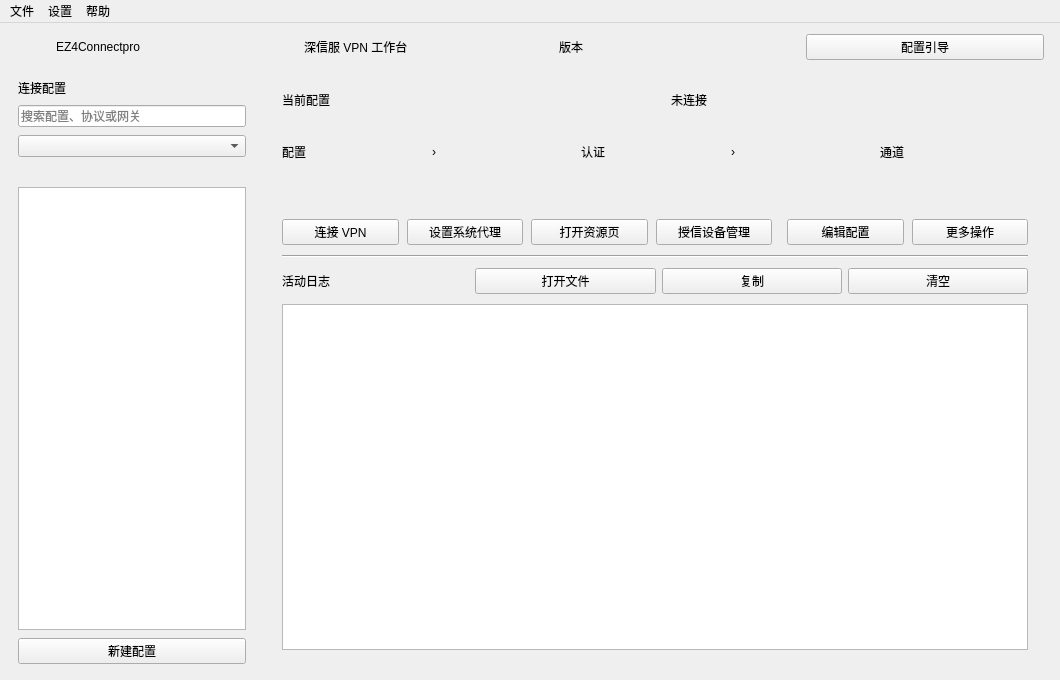
<?xml version="1.0" encoding="UTF-8"?>
<ui version="4.0">
 <class>MainWindow</class>
 <widget class="QMainWindow" name="MainWindow">
  <property name="geometry">
   <rect>
    <x>0</x>
    <y>0</y>
    <width>1060</width>
    <height>680</height>
   </rect>
  </property>
  <property name="minimumSize">
   <size>
    <width>960</width>
    <height>530</height>
   </size>
  </property>
  <property name="windowTitle">
   <string>主界面 - EZ4Connectpro</string>
  </property>
  <widget class="QWidget" name="centralWidget">
   <layout class="QVBoxLayout" name="pageLayout" stretch="0,1">
    <property name="spacing">
     <number>0</number>
    </property>
    <property name="leftMargin">
     <number>12</number>
    </property>
    <property name="topMargin">
     <number>0</number>
    </property>
    <property name="rightMargin">
     <number>8</number>
    </property>
    <property name="bottomMargin">
     <number>8</number>
    </property>
    <item>
     <widget class="QWidget" name="workspaceHeader">
      <property name="minimumSize">
       <size>
        <width>0</width>
        <height>48</height>
       </size>
      </property>
      <layout class="QHBoxLayout" name="headerLayout">
       <property name="spacing">
        <number>10</number>
       </property>
       <property name="leftMargin">
        <number>6</number>
       </property>
       <property name="topMargin">
        <number>0</number>
       </property>
       <property name="rightMargin">
        <number>8</number>
       </property>
       <property name="bottomMargin">
        <number>0</number>
       </property>
       <item>
        <widget class="QLabel" name="applicationIconLabel">
         <property name="minimumSize">
          <size>
           <width>28</width>
           <height>28</height>
          </size>
         </property>
         <property name="maximumSize">
          <size>
           <width>28</width>
           <height>28</height>
          </size>
         </property>
         <property name="pixmap">
          <pixmap resource="../../resource.qrc">:/resource/icon.png</pixmap>
         </property>
         <property name="scaledContents">
          <bool>true</bool>
         </property>
        </widget>
       </item>
       <item>
        <widget class="QLabel" name="applicationNameLabel">
         <property name="text">
          <string>EZ4Connectpro</string>
         </property>
         <property name="textFormat">
          <enum>Qt::PlainText</enum>
         </property>
        </widget>
       </item>
       <item>
        <widget class="QLabel" name="applicationSubtitleLabel">
         <property name="text">
          <string>深信服 VPN 工作台</string>
         </property>
         <property name="textFormat">
          <enum>Qt::PlainText</enum>
         </property>
        </widget>
       </item>
       <item>
        <spacer name="headerSpace">
         <property name="orientation">
          <enum>Qt::Horizontal</enum>
         </property>
        </spacer>
       </item>
       <item>
        <widget class="QLabel" name="versionLabel">
         <property name="text">
          <string>版本</string>
         </property>
         <property name="textFormat">
          <enum>Qt::PlainText</enum>
         </property>
        </widget>
       </item>
       <item>
        <widget class="QPushButton" name="guidePushButton">
         <property name="text">
          <string>配置引导</string>
         </property>
        </widget>
       </item>
      </layout>
     </widget>
    </item>
    <item>
     <layout class="QHBoxLayout" name="workspaceLayout" stretch="0,1">
      <property name="spacing">
       <number>2</number>
      </property>
      <property name="leftMargin">
       <number>0</number>
      </property>
      <property name="topMargin">
       <number>0</number>
      </property>
      <property name="rightMargin">
       <number>0</number>
      </property>
      <property name="bottomMargin">
       <number>0</number>
      </property>
      <item>
       <widget class="QWidget" name="profileSidebar">
        <property name="minimumSize">
         <size>
          <width>212</width>
          <height>0</height>
         </size>
        </property>
        <property name="maximumSize">
         <size>
          <width>244</width>
          <height>16777215</height>
         </size>
        </property>
        <layout class="QVBoxLayout" name="profileSidebarLayout" stretch="0,0,0,0,1,0">
         <property name="spacing">
          <number>8</number>
         </property>
         <property name="leftMargin">
          <number>6</number>
         </property>
         <property name="topMargin">
          <number>8</number>
         </property>
         <property name="rightMargin">
          <number>10</number>
         </property>
         <property name="bottomMargin">
          <number>8</number>
         </property>
         <item>
          <widget class="QLabel" name="profileSectionLabel">
           <property name="text">
            <string>连接配置</string>
           </property>
           <property name="textFormat">
            <enum>Qt::PlainText</enum>
           </property>
          </widget>
         </item>
         <item>
          <widget class="QLineEdit" name="profileSearch">
           <property name="placeholderText">
            <string>搜索配置、协议或网关</string>
           </property>
           <property name="accessibleName">
            <string>搜索连接配置</string>
           </property>
           <property name="clearButtonEnabled">
            <bool>true</bool>
           </property>
          </widget>
         </item>
         <item>
          <widget class="QComboBox" name="protocolFilter">
           <property name="accessibleName">
            <string>按协议筛选</string>
           </property>
          </widget>
         </item>
         <item>
          <widget class="QLabel" name="profileFilterHint">
           <property name="text">
            <string/>
           </property>
           <property name="textFormat">
            <enum>Qt::PlainText</enum>
           </property>
          </widget>
         </item>
         <item>
          <widget class="QListWidget" name="profileList">
           <property name="accessibleName">
            <string>连接配置列表</string>
           </property>
           <property name="uniformItemSizes">
            <bool>true</bool>
           </property>
           <property name="horizontalScrollBarPolicy">
            <enum>Qt::ScrollBarAlwaysOff</enum>
           </property>
          </widget>
         </item>
         <item>
          <widget class="QPushButton" name="newProfilePushButton">
           <property name="text">
            <string>新建配置</string>
           </property>
          </widget>
         </item>
        </layout>
       </widget>
      </item>
      <item>
       <widget class="QFrame" name="controlPanel">
        <layout class="QVBoxLayout" name="controlLayout" stretch="0,0,0,0,0,0,0,0,0,1">
         <property name="spacing">
          <number>10</number>
         </property>
         <property name="leftMargin">
          <number>24</number>
         </property>
         <property name="topMargin">
          <number>20</number>
         </property>
         <property name="rightMargin">
          <number>24</number>
         </property>
         <property name="bottomMargin">
          <number>22</number>
         </property>
         <item>
          <layout class="QHBoxLayout" name="connectionHeading">
           <property name="spacing">
            <number>8</number>
           </property>
           <property name="leftMargin">
            <number>0</number>
           </property>
           <property name="topMargin">
            <number>0</number>
           </property>
           <property name="rightMargin">
            <number>0</number>
           </property>
           <property name="bottomMargin">
            <number>0</number>
           </property>
           <item>
            <widget class="QLabel" name="profileNameLabel">
             <property name="text">
              <string>当前配置</string>
             </property>
             <property name="textFormat">
              <enum>Qt::PlainText</enum>
             </property>
            </widget>
           </item>
           <item>
            <spacer name="connectionTitleSpace">
             <property name="orientation">
              <enum>Qt::Horizontal</enum>
             </property>
            </spacer>
           </item>
           <item>
            <widget class="QLabel" name="statusIndicator">
             <property name="minimumSize">
              <size>
               <width>8</width>
               <height>8</height>
              </size>
             </property>
             <property name="maximumSize">
              <size>
               <width>8</width>
               <height>8</height>
              </size>
             </property>
            </widget>
           </item>
           <item>
            <widget class="QLabel" name="statusTitleLabel">
             <property name="text">
              <string>未连接</string>
             </property>
             <property name="textFormat">
              <enum>Qt::PlainText</enum>
             </property>
            </widget>
           </item>
          </layout>
         </item>
         <item>
          <widget class="QLabel" name="profileDetailLabel">
           <property name="text">
            <string/>
           </property>
           <property name="textFormat">
            <enum>Qt::PlainText</enum>
           </property>
           <property name="wordWrap">
            <bool>true</bool>
           </property>
          </widget>
         </item>
         <item>
          <layout class="QHBoxLayout" name="routeLayout">
           <property name="spacing">
            <number>9</number>
           </property>
           <property name="leftMargin">
            <number>0</number>
           </property>
           <property name="topMargin">
            <number>0</number>
           </property>
           <property name="rightMargin">
            <number>0</number>
           </property>
           <property name="bottomMargin">
            <number>0</number>
           </property>
           <item>
            <widget class="QLabel" name="routeProfileLabel">
             <property name="text">
              <string>配置</string>
             </property>
             <property name="textFormat">
              <enum>Qt::PlainText</enum>
             </property>
            </widget>
           </item>
           <item>
            <widget class="QLabel" name="routeSeparatorOne">
             <property name="text">
              <string>›</string>
             </property>
             <property name="textFormat">
              <enum>Qt::PlainText</enum>
             </property>
            </widget>
           </item>
           <item>
            <widget class="QLabel" name="routeAuthLabel">
             <property name="text">
              <string>认证</string>
             </property>
             <property name="textFormat">
              <enum>Qt::PlainText</enum>
             </property>
            </widget>
           </item>
           <item>
            <widget class="QLabel" name="routeSeparatorTwo">
             <property name="text">
              <string>›</string>
             </property>
             <property name="textFormat">
              <enum>Qt::PlainText</enum>
             </property>
            </widget>
           </item>
           <item>
            <widget class="QLabel" name="routeTunnelLabel">
             <property name="text">
              <string>通道</string>
             </property>
             <property name="textFormat">
              <enum>Qt::PlainText</enum>
             </property>
            </widget>
           </item>
           <item>
            <spacer name="routeSpace">
             <property name="orientation">
              <enum>Qt::Horizontal</enum>
             </property>
            </spacer>
           </item>
          </layout>
         </item>
         <item>
          <widget class="QLabel" name="endpointLabel">
           <property name="text">
            <string/>
           </property>
           <property name="textFormat">
            <enum>Qt::PlainText</enum>
           </property>
           <property name="wordWrap">
            <bool>true</bool>
           </property>
          </widget>
         </item>
         <item>
          <widget class="QLabel" name="statusDetailLabel">
           <property name="text">
            <string/>
           </property>
           <property name="textFormat">
            <enum>Qt::PlainText</enum>
           </property>
           <property name="wordWrap">
            <bool>true</bool>
           </property>
          </widget>
         </item>
         <item>
          <layout class="QHBoxLayout" name="connectionActions">
           <property name="spacing">
            <number>8</number>
           </property>
           <property name="leftMargin">
            <number>0</number>
           </property>
           <property name="topMargin">
            <number>0</number>
           </property>
           <property name="rightMargin">
            <number>0</number>
           </property>
           <property name="bottomMargin">
            <number>0</number>
           </property>
           <item>
            <widget class="QPushButton" name="pushButton1">
             <property name="text">
              <string>连接 VPN</string>
             </property>
            </widget>
           </item>
           <item>
            <widget class="QPushButton" name="pushButton2">
             <property name="text">
              <string>设置系统代理</string>
             </property>
            </widget>
           </item>
           <item>
            <widget class="QPushButton" name="resourcePageButton">
             <property name="text"><string>打开资源页</string></property>
            </widget>
           </item>
           <item>
            <widget class="QPushButton" name="manageTrustedDevicesButton">
             <property name="text"><string>授信设备管理</string></property>
            </widget>
           </item>
           <item>
            <spacer name="actionSpace">
             <property name="orientation">
              <enum>Qt::Horizontal</enum>
             </property>
            </spacer>
           </item>
           <item>
            <widget class="QPushButton" name="settingPushButton">
             <property name="text">
              <string>编辑配置</string>
             </property>
            </widget>
           </item>
           <item>
            <widget class="QPushButton" name="profileActionsButton">
             <property name="text">
              <string>更多操作</string>
             </property>
             <property name="accessibleName">
              <string>当前配置的更多操作</string>
             </property>
            </widget>
           </item>
          </layout>
         </item>
         <item>
          <widget class="Line" name="controlDivider">
           <property name="orientation">
            <enum>Qt::Horizontal</enum>
           </property>
          </widget>
         </item>
         <item>
          <layout class="QHBoxLayout" name="logHeader">
           <property name="spacing">
            <number>6</number>
           </property>
           <property name="leftMargin">
            <number>0</number>
           </property>
           <property name="topMargin">
            <number>0</number>
           </property>
           <property name="rightMargin">
            <number>0</number>
           </property>
           <property name="bottomMargin">
            <number>0</number>
           </property>
           <item>
            <widget class="QLabel" name="logTitleLabel">
             <property name="text">
              <string>活动日志</string>
             </property>
             <property name="textFormat">
              <enum>Qt::PlainText</enum>
             </property>
            </widget>
           </item>
           <item>
            <spacer name="logHeaderSpace">
             <property name="orientation">
              <enum>Qt::Horizontal</enum>
             </property>
            </spacer>
           </item>
           <item>
            <widget class="QPushButton" name="openLogPushButton">
             <property name="text">
              <string>打开文件</string>
             </property>
             <property name="toolTip">
              <string>打开应用日志文件</string>
             </property>
            </widget>
           </item>
           <item>
            <widget class="QPushButton" name="copyLogPushButton">
             <property name="text">
              <string>复制</string>
             </property>
            </widget>
           </item>
           <item>
            <widget class="QPushButton" name="clearLogPushButton">
             <property name="text">
              <string>清空</string>
             </property>
            </widget>
           </item>
          </layout>
         </item>
         <item>
          <widget class="QPlainTextEdit" name="logPlainTextEdit">
           <property name="minimumSize">
            <size>
             <width>0</width>
             <height>110</height>
            </size>
           </property>
           <property name="accessibleName">
            <string>连接活动日志</string>
           </property>
           <property name="readOnly">
            <bool>true</bool>
           </property>
           <property name="maximumBlockCount">
            <number>2000</number>
           </property>
          </widget>
         </item>
        </layout>
       </widget>
      </item>
     </layout>
    </item>
   </layout>
  </widget>
  <widget class="QMenuBar" name="menubar">
   <property name="geometry">
    <rect>
     <x>0</x>
     <y>0</y>
     <width>822</width>
     <height>21</height>
    </rect>
   </property>
   <widget class="QMenu" name="fileMenu">
    <property name="title">
     <string>文件</string>
    </property>
    <addaction name="importConfigAction"/>
    <addaction name="exportConfigAction"/>
   </widget>
   <widget class="QMenu" name="settingsMenu">
    <property name="title">
     <string>设置</string>
    </property>
    <addaction name="startupSettingsAction"/>
   </widget>
   <widget class="QMenu" name="helpMenu">
    <property name="title">
     <string>帮助</string>
    </property>
    <addaction name="checkUpdateAction"/>
    <addaction name="projectAction"/>
    <addaction name="aboutAction"/>
   </widget>
   <addaction name="fileMenu"/>
   <addaction name="settingsMenu"/>
   <addaction name="helpMenu"/>
  </widget>
  <action name="aboutAction">
   <property name="text">
    <string>关于本软件</string>
   </property>
   <property name="menuRole">
    <enum>QAction::MenuRole::AboutRole</enum>
   </property>
  </action>
  <action name="importConfigAction">
   <property name="text">
    <string>导入配置文件…</string>
   </property>
  </action>
  <action name="exportConfigAction">
   <property name="text">
    <string>导出当前配置…</string>
   </property>
  </action>
  <action name="startupSettingsAction">
   <property name="text">
    <string>启动设置…</string>
   </property>
  </action>
  <action name="checkUpdateAction">
   <property name="text">
    <string>检查更新</string>
   </property>
  </action>
  <action name="projectAction">
   <property name="text">
    <string>项目主页</string>
   </property>
  </action>
 </widget>
 <tabstops>
  <tabstop>guidePushButton</tabstop>
  <tabstop>settingPushButton</tabstop>
  <tabstop>profileActionsButton</tabstop>
  <tabstop>pushButton1</tabstop>
  <tabstop>pushButton2</tabstop>
  <tabstop>logPlainTextEdit</tabstop>
  <tabstop>copyLogPushButton</tabstop>
  <tabstop>clearLogPushButton</tabstop>
 </tabstops>
 <resources>
  <include location="../../resource.qrc"/>
 </resources>
 <connections/>
</ui>
